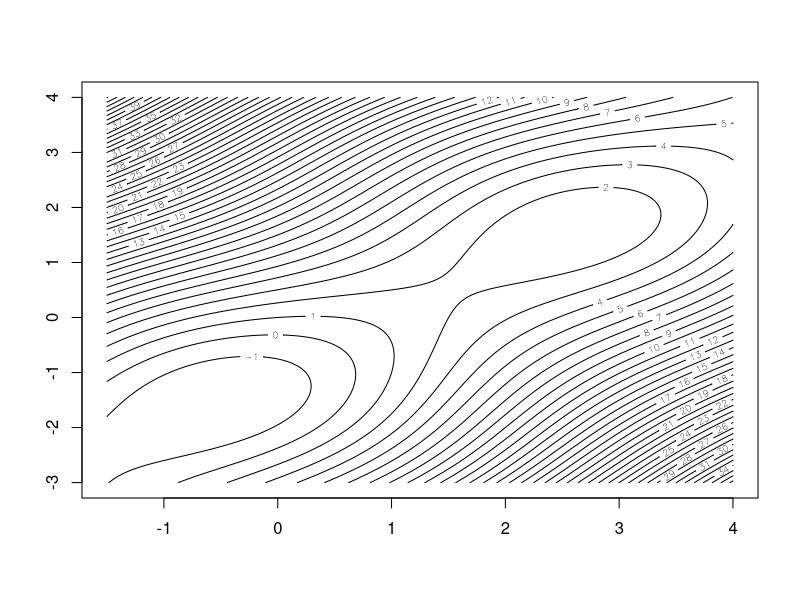
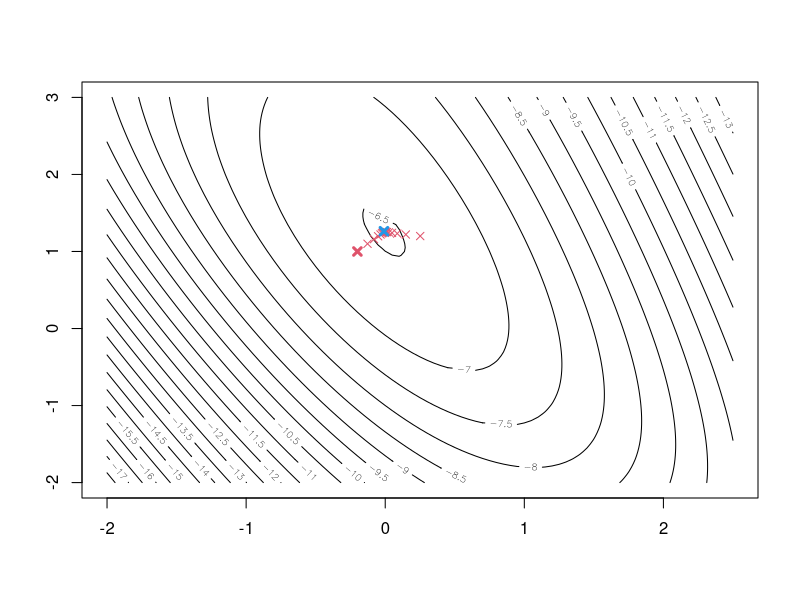
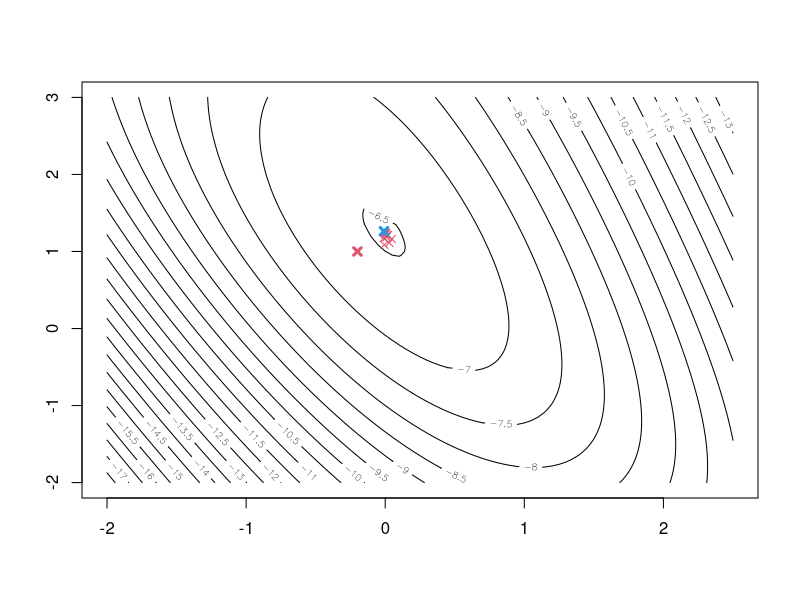
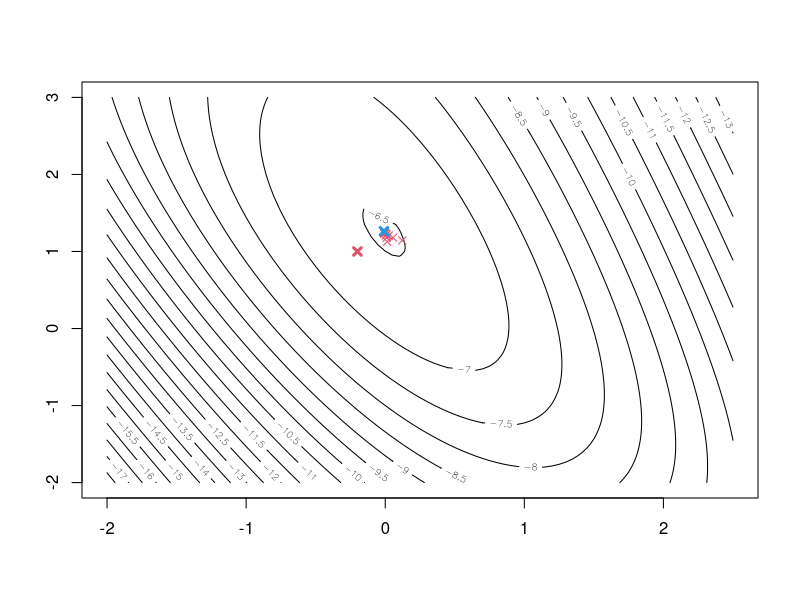

Write the R code that produced these figures, in order. (Note: this script raises an error after producing the figures.)
## ---- chunk 1
#######
# Q1
#######
f <- function(x, y) {
  sin(x+y) + (x-y)^2 - 1.5*x + 2.5*y + 1
  
}


# y <- -pi/3 - 0.5
# x <- y + 1
# f(x, y)  

# f(3, 2)

y <- seq(-3, 4, length.out = 500)
x <- seq(-1.5, 4, length.out = 500)
# outer creates all combinations of x, y
# applying f to the matrix based on x and y
z <- outer(x, y, f)


contour(x = x, y = y, z = z, nlevels = 40)

## ---- chunk 2
#sin(x+y) + (x-y)^2 - 1.5*x + 2.5*y + 1

g <- function(v) {
  x <- v[1]
  y <- v[2]
  d_dx <- cos(x+y) + 2*x - 2*y - 1.5
  d_dy <- cos(x+y) + 2*y - 2*x + 2.5  
  return( c(d_dx, d_dy) )
    
}

H <- function(v) {
  x <- v[1]
  y <- v[2]
  d_d2x <- -sin(x+y) + 2
  d_d2y <- -sin(x+y) + 2  
  d_dxy <- -sin(x+y) - 2
  
  return(matrix(c(d_d2x, d_dxy, d_dxy, d_d2y), 2, 2))
}

g(c(0,0))
H(c(0,0))
## ---- chunk 3


Newton <- function(start, 
                   eps = 10^(-6), 
                   max_it = 50, 
                   x_boundary = c(-1.5, 4), 
                   y_boundary = c(-3, 4)) {
  L2 <- function(v) {
  sqrt(sum(v^2))
  
}


x_t <- start
itterations <- 0
stop_criteria <- T

while (
  stop_criteria & itterations < max_it
) {
  itterations <- itterations + 1
  x_prev <- x_t
  
  
  # For some values the hessian was singular, solving this by adding a small lambda * I 
  # to the hessian to get around the issue.
  #browser()
  H_inv <- tryCatch({solve(H(x_prev))}, 
           error = function(x) {solve(H(x_prev) + eps * diag(length(x_t)))})

  x_t <- x_prev - H_inv %*% g(x_prev)
  stop_criteria <- L2(x_t - x_prev) / (eps + L2(x_prev)) > eps
}


if (x_t[1] >= x_boundary[1] & x_t[1] <= x_boundary[2] 
    & x_t[2] >= y_boundary[1] & x_t[2] <= y_boundary[2]) {
  
  eigen_vals <- eigen(H(x_t))$values
  cat("Start:", start, ", 
      Iterations:", itterations, ", 
      solution:", x_t, ", 
      function value:", f(x_t[1], x_t[2]), 
      "\neigen_values:", eigen_vals, "\n\n")
} else {

  cat("Solution outside the boundary", "\n\n")

}


  return(x_t)
}


## ---- chunk 4
grid <- expand.grid(x = seq(-1.5, 4, length.out = 3), y = seq(-3, 4, length.out = 3))

for (i in 1:nrow(grid)) {
  v <- c(grid[i, 1], grid[i, 2])
  Newton(v)
}

## ---- chunk 5
#######
# Q2
#######
# creating the data
x <- c(0, 0, 0, 0.1, 0.1, 0.3, 0.3, 0.9, 0.9, 0.9)
y <- c(0, 0, 1, 0 ,1, 1, 1, 0, 1, 1)

g <- function(v) {
  b0 <- v[1]
  b1 <- v[2]
  
  sum(y * log( 1 / (1 + exp(-b0 -b1*x)) ) + (1 - y) * log( 1 - ( 1 / (1 + exp(-b0 -b1*x)) ) ))
  
}

dg1 <- function(v) {
  b0 <- v[1]
  b1 <- v[2]
  
  sum( y - 1 / (1 + exp(-b0 -b1*x)) )
}

dg2 <- function(v) {
  b0 <- v[1]
  b1 <- v[2]
  
  sum( (y - 1 / (1 + exp(-b0 -b1*x))) * x )
}


# The function g to be maximised, partial derivatives dg1, dg2, and gradient
gradient <- function(x)
{
  c(dg1(x), dg2(x))
}

## ---- chunk 6


GD_optimizer <- function(x0, 
                         x = c(0, 0, 0, 0.1, 0.1, 0.3, 0.3, 0.9, 0.9, 0.9), 
                         y = c(0, 0, 1, 0 ,1, 1, 1, 0, 1, 1),
                         backtracking_shrinkage = 0.5) {
  # Produce a contour plot; define first a grid where function is evaluated
x1grid <- seq(-2, 2.5, by=0.05)
x2grid <- seq(-2, 3, by=0.05)
dx1 <- length(x1grid)
dx2 <- length(x2grid)
dx  <- dx1*dx2
gx  <- matrix(rep(NA, dx), nrow=dx1)
for (i in 1:dx1)
for (j in 1:dx2)
{
  gx[i,j] <- g(c(x1grid[i], x2grid[j]))
}
mgx <- matrix(gx, nrow=dx1, ncol=dx2)
contour(x1grid, x2grid, mgx, nlevels=34)

#Steepest ascent function:
steepestasc <- function(x0 = x0, eps=1e-6, alpha0=1)
{
  L2 <- function(v) {
  sqrt(sum(v^2))
  
    }
    
  fun_calls <- 0
  grad_calls <- 0
  xt   <- x0
  conv <- 999
  points(xt[1], xt[2], col=2, pch=4, lwd=3)
  while(conv>eps)
  {
    alpha <- alpha0
    
    # xt1 is xtold
    xtold   <- xt
    xt    <- xtold + alpha*gradient(xtold)
    grad_calls <- grad_calls + 1
    
    gxt <- g(xt)
    g_old <- g(xtold)
    fun_calls <- fun_calls + 2
   
    # modified to make less function calls
    while (gxt < g_old)
    {
      
      g_old <- gxt
      
      alpha <- alpha * backtracking_shrinkage
      xt    <- xtold + alpha*gradient(xtold)
      
      gxt <- g(xt)
      fun_calls <- fun_calls + 2
      
    }
    points(xt[1], xt[2], col=2, pch=4, lwd=1)
    
    
    #
    conv <- L2(xt - xtold)
  }
  points(xt[1], xt[2], col=4, pch=4, lwd=3)
  cat("Function calls:", fun_calls, "\n")
  cat("Gradient calls:", grad_calls, "\n")

  return(xt)
}

steepestasc(c(-0.2, 1))

}



GD_optimizer(c(-0.2, 1), backtracking_shrinkage = 0.7)

GD_optimizer(c(-0.2, 1), backtracking_shrinkage = 0.3)

GD_optimizer(c(-0.2, 1), backtracking_shrinkage = 0.5)

## ---- chunk 7

# optim minimizes so we try to maximize by multiplying by -1 via fnscale
optim(c(-0.2, 1), fn = g, gr = gradient, method = "BFGS", control = list(fnscale = -1))

optim(c(-0.2, 1), fn = g, method = "Nelder-Mead", control = list(fnscale = -1))


## ---- chunk 8

model <- glm(y ~ x, family = "binomial")

a <- summary(model)
a$coefficients[, 1]

## ---- chunk 9
knitr::include_graphics("./data/q1_solution.jpg")
